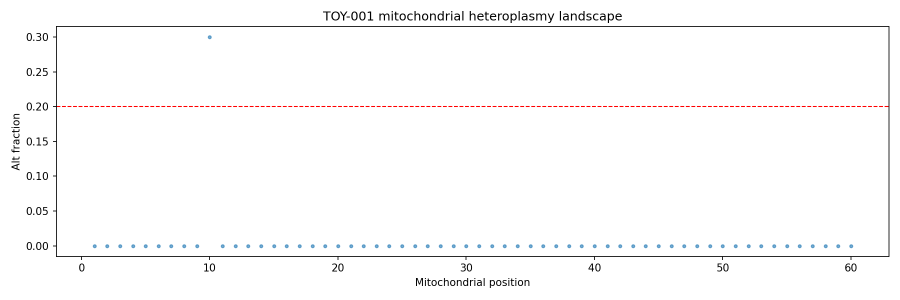
#> input picture examples/expected_reports/TOY-001_output/figures/mito_heteroplasmy_landscape.png, 1800 x 600 px (shown at 1/2 size)
$ python build_report_montage.py --source-dir ../examples/expected_reports/TOY-001_output/figures --output out.png
#> lines starting #> are read from the running program, lines starting #| are printed output that depends on the picture
#!/usr/bin/env python3
"""Build a manuscript/README montage from report-native figure panels."""

from __future__ import annotations

import argparse
from pathlib import Path

from PIL import Image, ImageChops, ImageDraw, ImageFont


LONGREAD_PANELS = [
    ("A", "Alternate-allele landscape", "mito_heteroplasmy_landscape.png", 70),
    ("B", "Co-segregation heatmap", "mito_cosegregation_heatmap.png", 115),
    ("C", "Gene-level summary", "mito_gene_summary_overview.png", 55),
    ("D", "Alignment-ambiguity QC", "mito_numt_qc_mapq_vs_span.png", 70),
]

SHORTREAD_PANELS = [
    ("A", "Alternate-allele landscape", "mito_heteroplasmy_landscape.png", 70),
    ("B", "Mitochondrial feature context", "mito_feature_annotation.png", 70),
    ("C", "Feature-level burden summary", "mito_gene_summary_overview.png", 55),
    ("D", "Candidate consequence classes", "mito_variant_consequence_classes.png", 70),
]

CANVAS_WIDTH = 1800
OUTER_PAD = 56
PANEL_WIDTH = 820
PANEL_HEIGHT = 520
PANEL_GUTTER_X = 48
PANEL_GUTTER_Y = 48
TITLE_HEIGHT = 82
CAPTION_HEIGHT = 50
CANVAS_HEIGHT = (
    OUTER_PAD * 2
    + TITLE_HEIGHT
    + 2 * (CAPTION_HEIGHT + PANEL_HEIGHT)
    + PANEL_GUTTER_Y
)


def parse_args() -> argparse.Namespace:
    parser = argparse.ArgumentParser(description=__doc__)
    parser.add_argument("--source-dir", required=True, help="Directory containing report figure PNGs.")
    parser.add_argument("--output", required=True, help="Output PNG path for the montage.")
    parser.add_argument(
        "--profile",
        choices=("long", "short"),
        default="long",
        help="Report panel set to assemble.",
    )
    parser.add_argument(
        "--title",
        default="Representative long-read report-native analytical views",
        help="Overall montage title.",
    )
    return parser.parse_args()


def load_font(size: int) -> ImageFont.ImageFont:
    font_candidates = [
        "/System/Library/Fonts/Supplemental/Arial.ttf",
        "/System/Library/Fonts/Supplemental/Arial Unicode.ttf",
        "/System/Library/Fonts/SFNS.ttf",
        "/Library/Fonts/Arial.ttf",
    ]
    for candidate in font_candidates:
        path = Path(candidate)
        if path.exists():
            try:
                return ImageFont.truetype(str(path), size=size)
            except OSError:
                continue
    return ImageFont.load_default()


def crop_title_band(image: Image.Image, crop_top: int) -> Image.Image:
    width, height = image.size
    crop_top = max(0, min(crop_top, height - 1))
    return image.crop((0, crop_top, width, height))


def trim_white_margin(image: Image.Image, padding: int = 16) -> Image.Image:
    """Remove unused exterior whitespace while retaining a protective margin."""
    white = Image.new("RGB", image.size, "white")
    bbox = ImageChops.difference(image.convert("RGB"), white).getbbox()
    if bbox is None:
        return image
    left = max(0, bbox[0] - padding)
    top = max(0, bbox[1] - padding)
    right = min(image.width, bbox[2] + padding)
    bottom = min(image.height, bbox[3] + padding)
    return image.crop((left, top, right, bottom))


def scale_to_box(image: Image.Image, target_w: int, target_h: int) -> Image.Image:
    image = image.copy()
    image.thumbnail((target_w, target_h), Image.Resampling.LANCZOS)
    canvas = Image.new("RGB", (target_w, target_h), "white")
    x = (target_w - image.width) // 2
    y = (target_h - image.height) // 2
    canvas.paste(image, (x, y))
    return canvas


def main() -> None:
    args = parse_args()
    source_dir = Path(args.source_dir)
    output = Path(args.output)
    output.parent.mkdir(parents=True, exist_ok=True)

    title_font = load_font(34)
    label_font = load_font(25)
    panel_id_font = load_font(28)

    canvas = Image.new("RGB", (CANVAS_WIDTH, CANVAS_HEIGHT), "white")
#> canvas: PIL image 1800x1382 RGB; every value is 255
    draw = ImageDraw.Draw(canvas)

    title_text = args.title
    title_bbox = draw.textbbox((0, 0), title_text, font=title_font)
#> title_bbox = (0, 2, 253, 12)
    title_x = (CANVAS_WIDTH - (title_bbox[2] - title_bbox[0])) // 2
#> title_x = 773
    draw.text((title_x, OUTER_PAD // 2), title_text, fill="#17212b", font=title_font)

    panels = LONGREAD_PANELS if args.profile == "long" else SHORTREAD_PANELS
    for idx, (panel_id, caption, filename, crop_top) in enumerate(panels):
        src = source_dir / filename
        if not src.exists():
            raise FileNotFoundError(f"Missing required panel: {src}")
        image = Image.open(src).convert("RGB")
        image = crop_title_band(image, crop_top)
#> in crop_title_band, `return image.crop((0, crop_top, width, height))`:
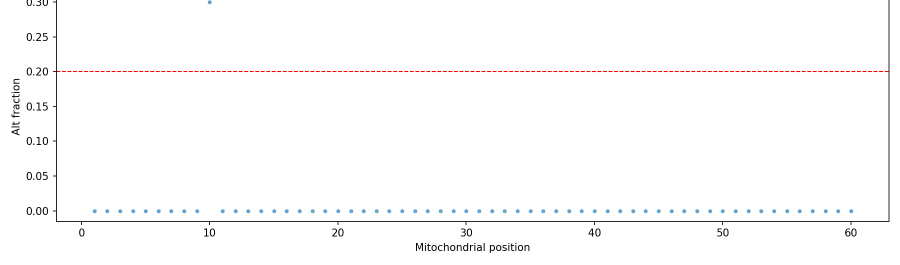
#> returned value: PIL image 1800x530 RGB (shown at 1/2 size); mean R, G, B 252.3, 251.9, 252
        image = trim_white_margin(image)
#> in trim_white_margin, `white = Image.new("RGB", image.size, "white")`: white: PIL image 1800x530 RGB; every value is 255
#> in trim_white_margin, `bbox = ImageChops.difference(image.convert("RGB"), white).getbbox()`: bbox = (23, 0, 1779, 506)
#> in trim_white_margin, `left = max(0, bbox[0] - padding)`: left = 7
#> in trim_white_margin, `top = max(0, bbox[1] - padding)`: top = 0
#> in trim_white_margin, `right = min(image.width, bbox[2] + padding)`: right = 1795
#> in trim_white_margin, `bottom = min(image.height, bbox[3] + padding)`: bottom = 522
#> in trim_white_margin, `return image.crop((left, top, right, bottom))`:
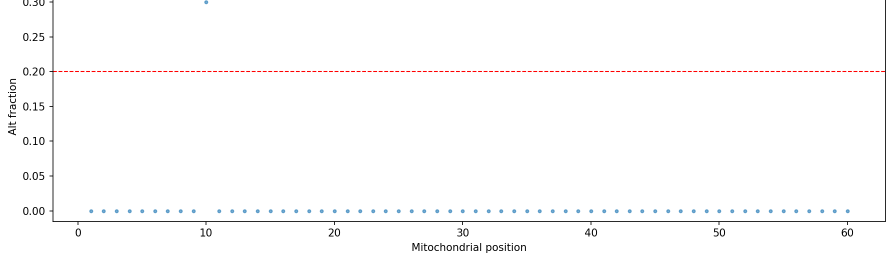
#> returned value: PIL image 1788x522 RGB (shown at 1/2 size); mean R, G, B 252.3, 251.8, 251.9
        image = scale_to_box(image, PANEL_WIDTH, PANEL_HEIGHT)
#> in scale_to_box, `image.thumbnail((target_w, target_h), Image.Resampling.LANCZOS)`:
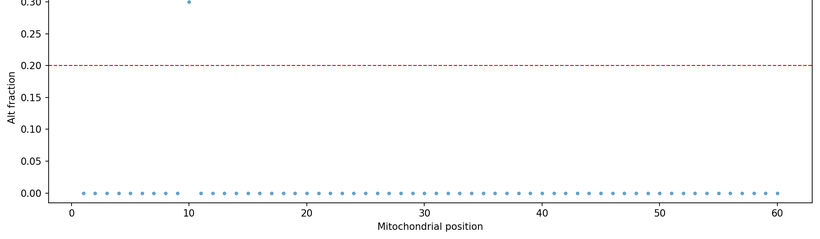
#> image: PIL image 820x239 RGB; mean R, G, B 252, 251.5, 251.6
#> in scale_to_box, `canvas = Image.new("RGB", (target_w, target_h), "white")`: canvas: PIL image 820x520 RGB; every value is 255
#> in scale_to_box, `canvas.paste(image, (x, y))`:
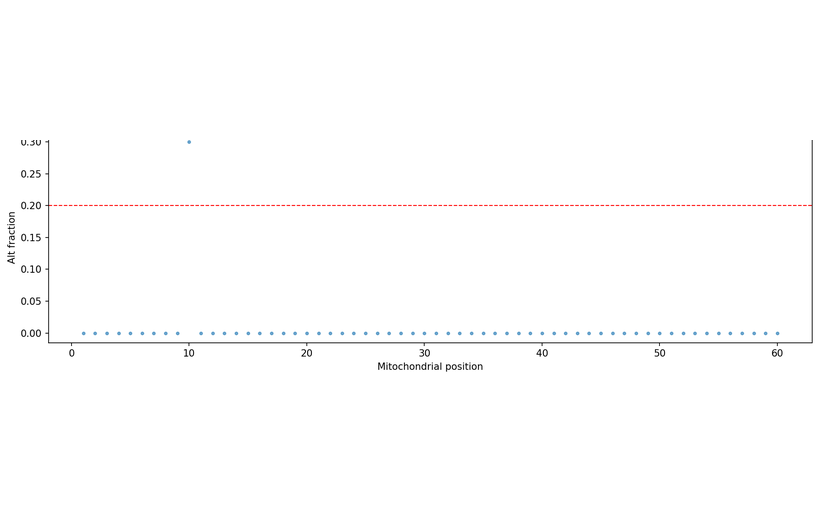
#> canvas: PIL image 820x520 RGB; mean R, G, B 253.6, 253.4, 253.5

        row = idx // 2
        col = idx % 2
        x = OUTER_PAD + col * (PANEL_WIDTH + PANEL_GUTTER_X)
        card_y = OUTER_PAD + TITLE_HEIGHT + row * (
            CAPTION_HEIGHT + PANEL_HEIGHT + PANEL_GUTTER_Y
        )
        image_y = card_y + CAPTION_HEIGHT

        draw.text((x, card_y + 5), panel_id, fill="#0f766e", font=panel_id_font)
        panel_id_bbox = draw.textbbox((x, card_y + 5), panel_id, font=panel_id_font)
#> panel_id_bbox = (56, 145, 63, 153)
        draw.text(
            (panel_id_bbox[2] + 12, card_y + 8),
            caption,
            fill="#17212b",
            font=label_font,
        )
        canvas.paste(image, (x, image_y))
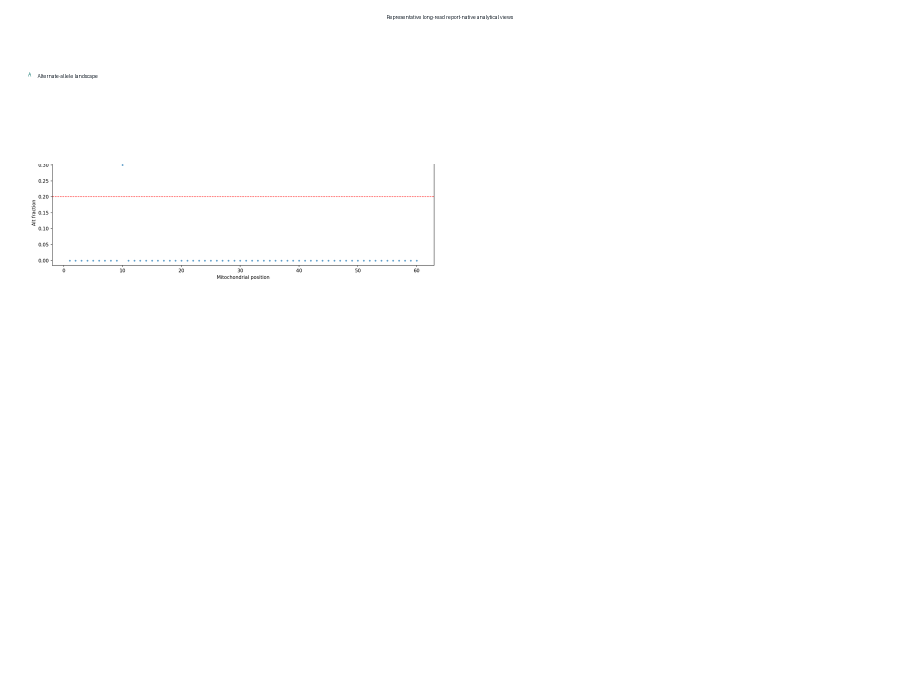
#> canvas: PIL image 1800x1382 RGB (shown at 1/2 size); mean R, G, B 254.7, 254.6, 254.7
        draw.rectangle(
            (x, image_y, x + PANEL_WIDTH - 1, image_y + PANEL_HEIGHT - 1),
            outline="#cbd5e1",
            width=1,
        )
#> pass 2 of the loop in main, `for idx, (panel_id, caption, filename, crop_top) in enumerate(panels):`:
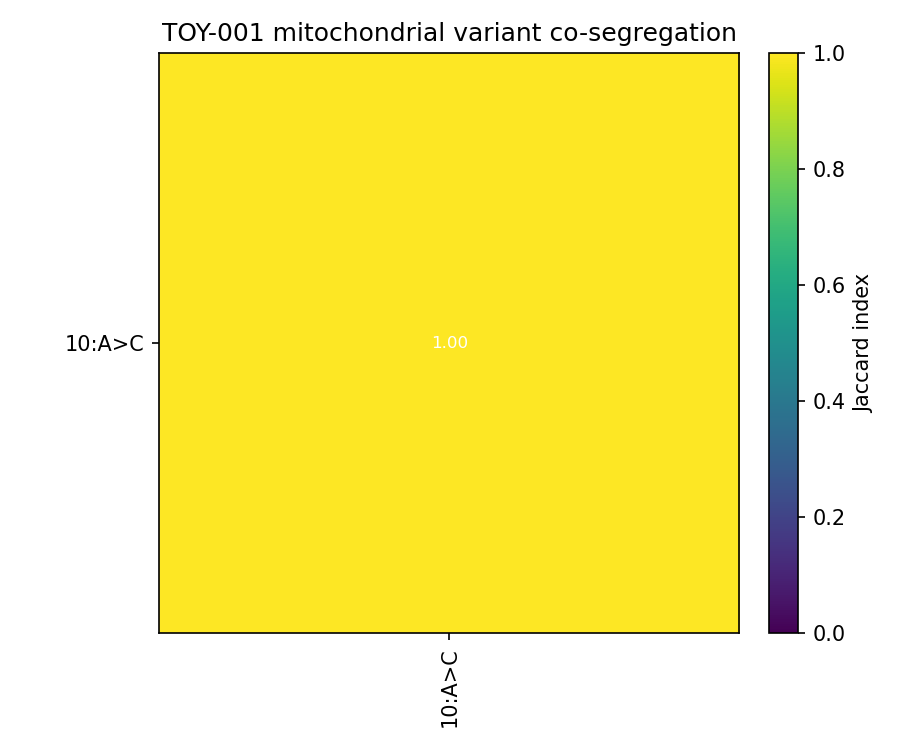
#> input picture examples/expected_reports/TOY-001_output/figures/mito_cosegregation_heatmap.png, 900 x 750 px
#> in crop_title_band (call 2), `return image.crop((0, crop_top, width, height))`:
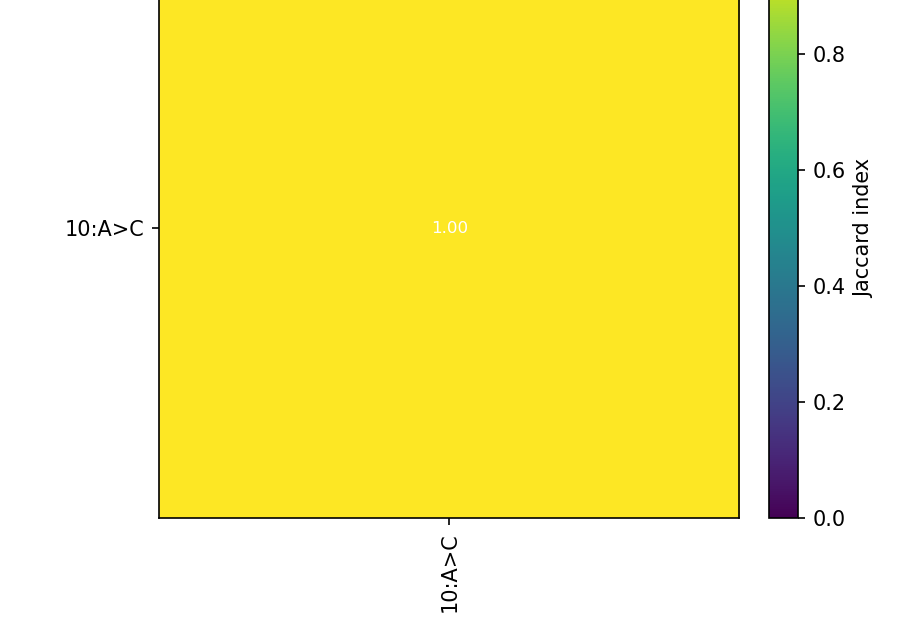
#> returned value: PIL image 900x635 RGB; mean R, G, B 246.4, 236.4, 134.1
#> white: PIL image 900x635 RGB; every value is 255
#> panel_id_bbox = (924, 145, 930, 153)
#> in main, `canvas.paste(image, (x, image_y))`:
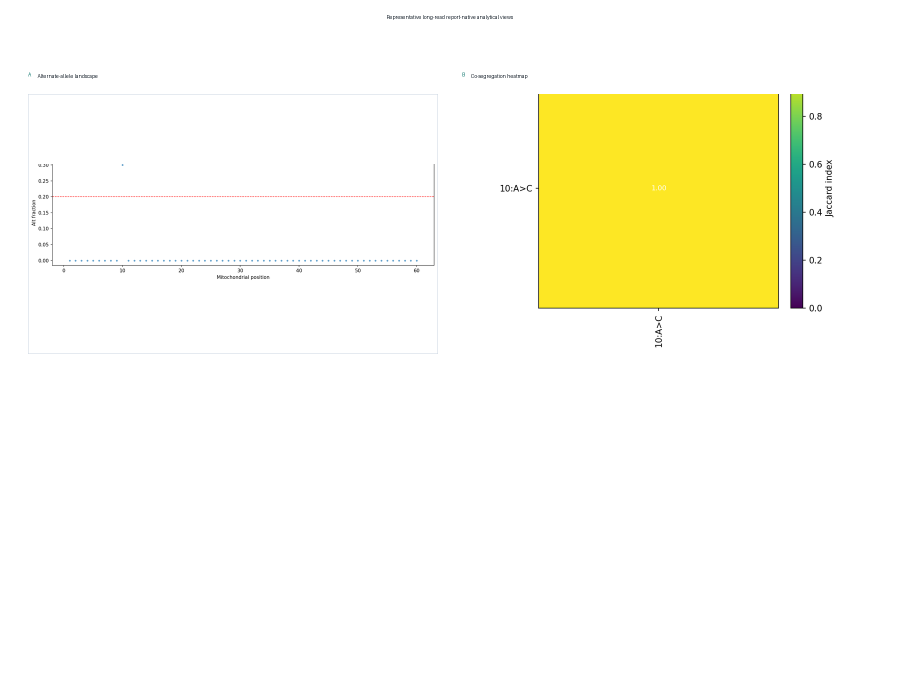
#> canvas: PIL image 1800x1382 RGB (shown at 1/2 size); mean R, G, B 253.2, 251.6, 235.6
#> pass 3 of the loop in main, `for idx, (panel_id, caption, filename, crop_top) in enumerate(panels):`:
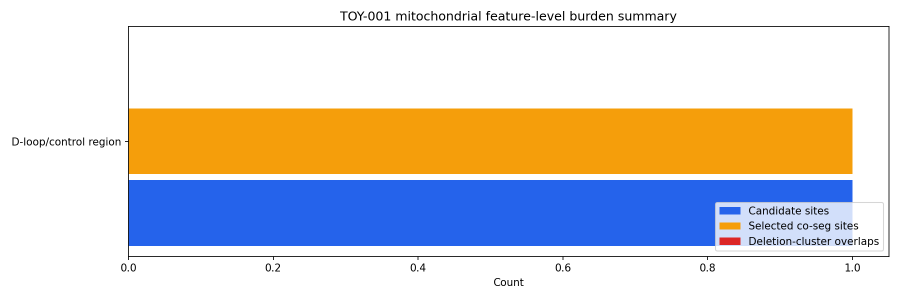
#> input picture examples/expected_reports/TOY-001_output/figures/mito_gene_summary_overview.png, 1800 x 600 px (shown at 1/2 size)
#> in crop_title_band (call 3), `return image.crop((0, crop_top, width, height))`:
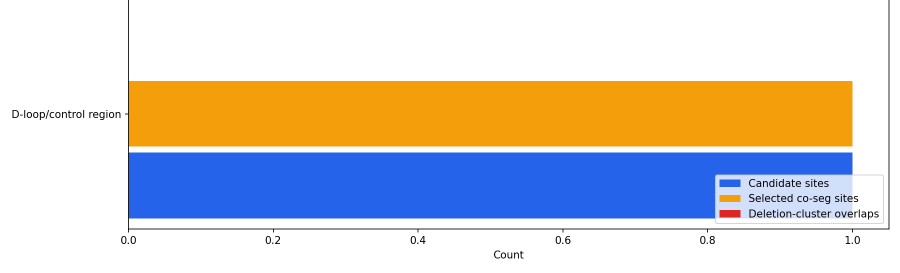
#> returned value: PIL image 1800x545 RGB (shown at 1/2 size); mean R, G, B 212.5, 206.4, 201.6
#> white: PIL image 1800x545 RGB; every value is 255
#> panel_id_bbox = (56, 763, 63, 771)
#> in main, `canvas.paste(image, (x, image_y))`:
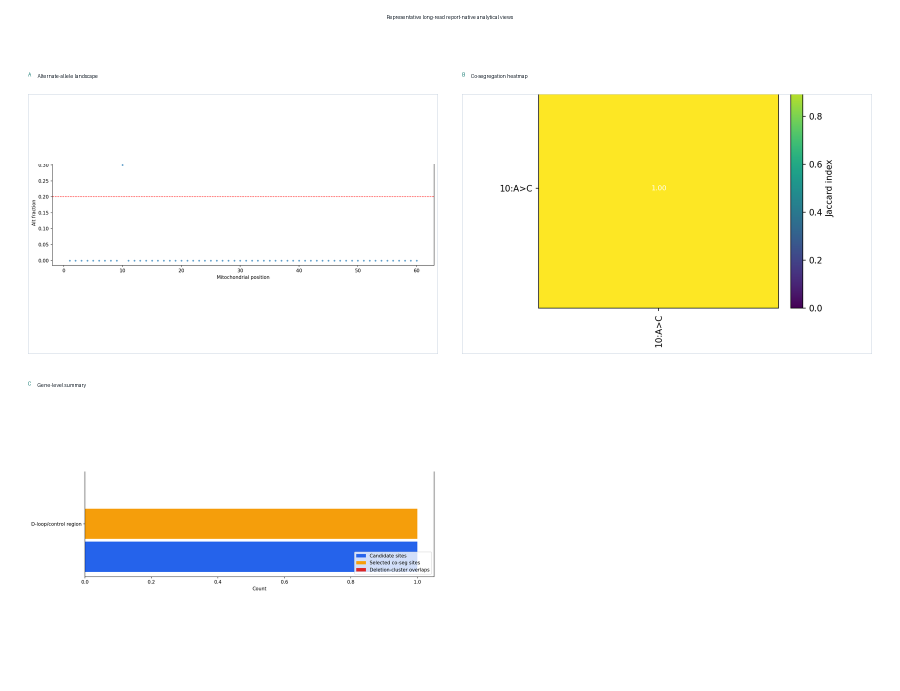
#> canvas: PIL image 1800x1382 RGB (shown at 1/2 size); mean R, G, B 249.6, 247.5, 231.1
#> the loop made 4 passes; the first 3 are shown

    canvas.save(output)
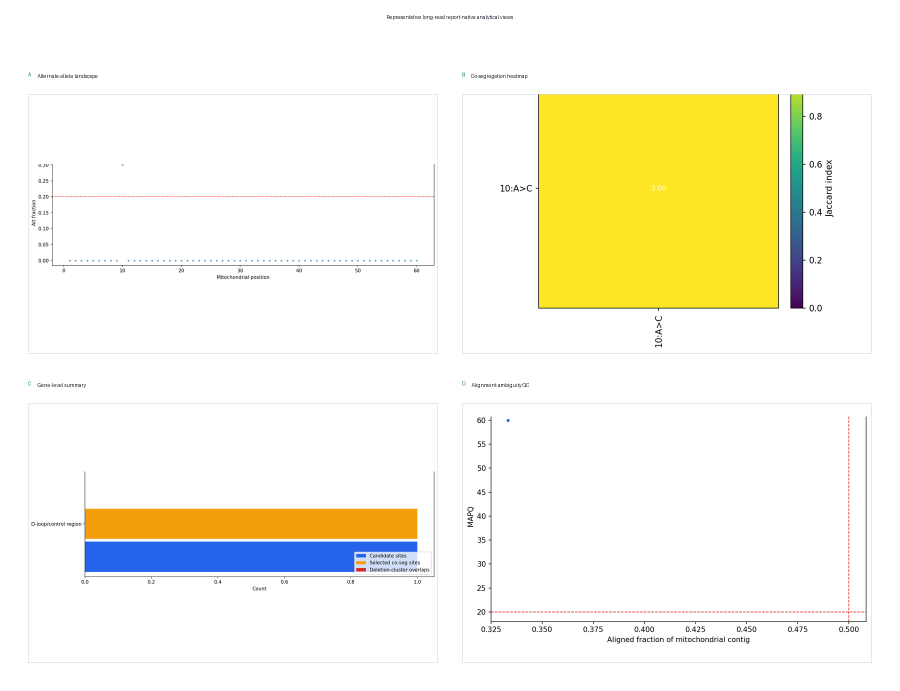
#> saved as out.png: PIL image 1800x1382 RGB (shown at 1/2 size); mean R, G, B 249, 246.8, 230.5


if __name__ == "__main__":
    main()
